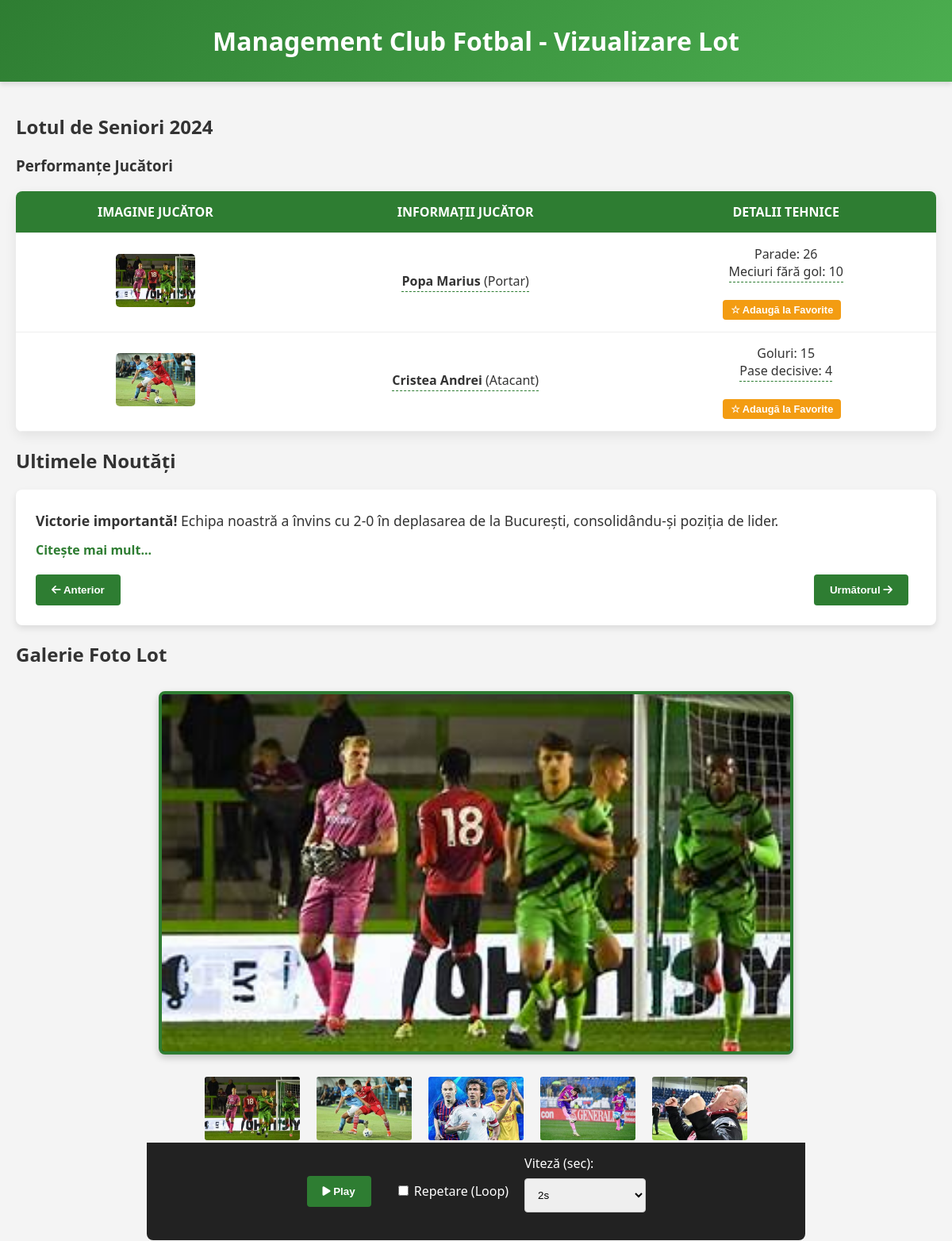
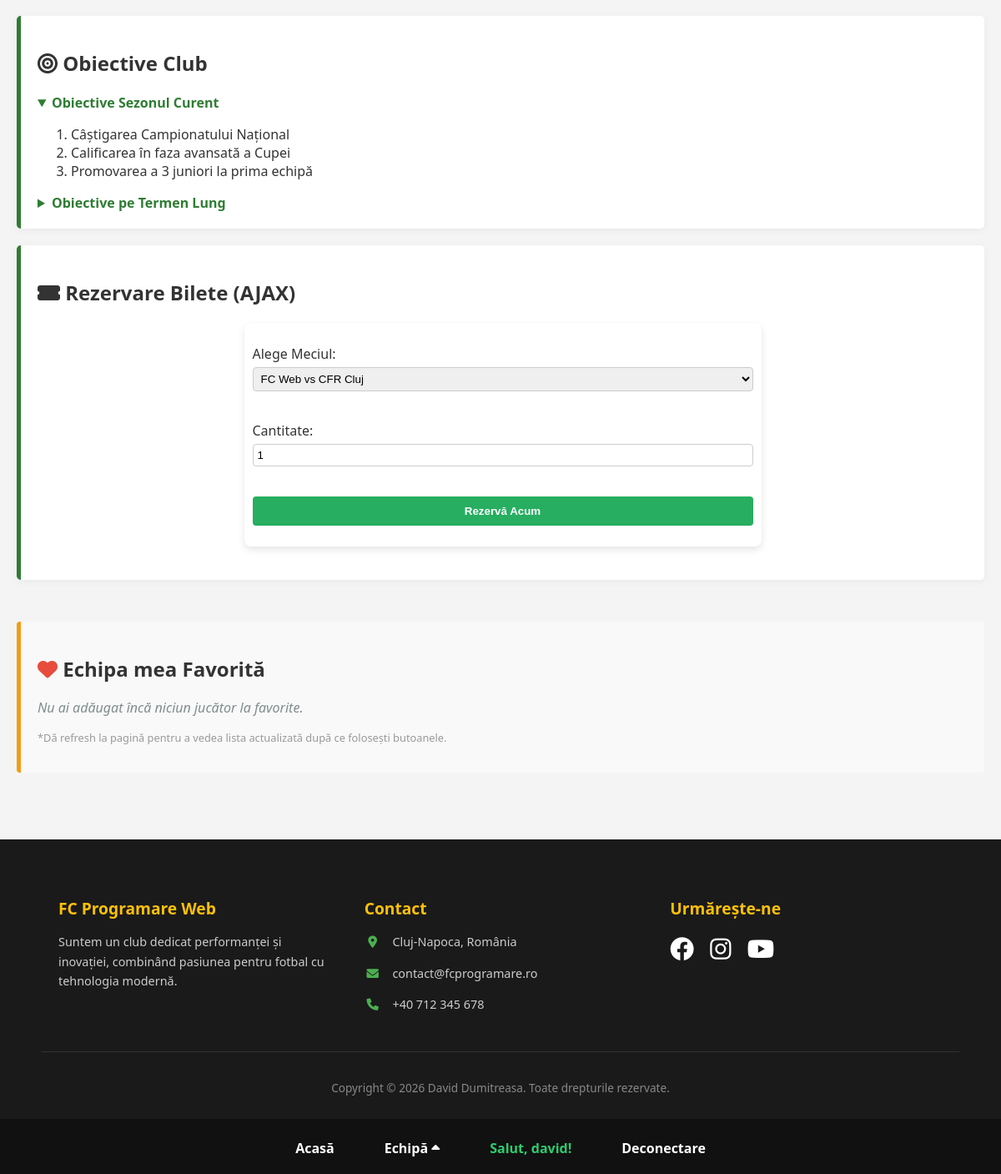
/index.php (signed in), run on the app's committed database (2 pictures, top to bottom).
### tables this page shows
CREATE TABLE `jucatori` (
  `id` int(11) NOT NULL,
  `nume_jucator` varchar(100) NOT NULL,
  `pozitie` varchar(50) NOT NULL,
  `poza` varchar(255) NOT NULL,
  `statistica1` varchar(100) NOT NULL,
  `statistica2` varchar(100) NOT NULL
);

### index.php (the view, shortened to what this page needs)
<?php
require_once 'conexiune.php';
$sql_jucatori = "SELECT * FROM jucatori";
$rezultat_jucatori = mysqli_query($conn, $sql_jucatori);
?>
<!DOCTYPE html>
<html lang="ro">
<head>
    <link rel="stylesheet" href="stil.css">
    <link rel="stylesheet" href="https://cdnjs.cloudflare.com/ajax/libs/font-awesome/6.0.0/css/all.min.css">
</head>
<body>
    <header>
        <h1>Management Club Fotbal - Vizualizare Lot</h1>
    </header>
    <nav>
        <ul class="menu-principal">
            <li><a href="index.php">Acasă</a></li>
            <li class="are-submeniu">
                <a href="#">Echipă <i class="fas fa-caret-up"></i></a>
            </li>
            <?php if (isset($_SESSION['user_id'])): ?>
                <li><a href="#" style="color: #2ecc71;">Salut, <?php echo $_SESSION['user_nume']; ?>!</a></li>
                <li><a href="logout.php">Deconectare</a></li>
            <?php else: ?>
                <li><a href="autentificare.php">Autentificare</a></li>
            <?php endif; ?>
        </ul>
    </nav>
    <main>
        <section>
            <h2>Lotul de Seniori 2024</h2>
            <article>
                <h3>Performanțe Jucători</h3>
                <div class="container-tabel-responsive">
                    <table id="tabel-jucatori">
                        <thead>
                            <tr>
                                <th>Imagine Jucător</th>
                                <th>Informații Jucător</th>
                                <th>Detalii Tehnice</th>
                            </tr>
                        </thead>
                        <tbody>
                            <?php
                            if (mysqli_num_rows($rezultat_jucatori) > 0) {
                                while($jucator = mysqli_fetch_assoc($rezultat_jucatori)) {
                                    ?>
                                    <tr>
                                        <td>
                                            <div class="element-cu-tooltip">
                                                <img src="<?php echo htmlspecialchars($jucator['poza']); ?>" alt="Jucător" class="img-tabel">
                                            </div>
                                        </td>
                                        <td>
                                            <div class="element-cu-tooltip text-tabel">
                                                <strong><?php echo htmlspecialchars($jucator['nume_jucator']); ?></strong> (<?php echo htmlspecialchars($jucator['pozitie']); ?>)
                                            </div>
                                        </td>
                                        <td>
                                            <div class="element-cu-tooltip text-tabel">
                                                <?php echo htmlspecialchars($jucator['statistica1']); ?> <br>
                                                <?php echo htmlspecialchars($jucator['statistica2']); ?>
                                            </div>
                                            <br><br>
                                            <?php
                                            $este_favorit = isset($_SESSION['favorite']) && in_array($jucator['id'], $_SESSION['favorite']);
                                            $text_buton = $este_favorit ? "⭐ Elimină" : "☆ Adaugă la Favorite";
                                            $culoare_buton = $este_favorit ? "#e74c3c" : "#f39c12";
                                            ?>
                                            <button class="btn-favorit" data-id="<?php echo $jucator['id']; ?>" style="background: <?php echo $culoare_buton; ?>; color: white; border: none; padding: 5px 10px; cursor: pointer; border-radius: 4px; font-size: 0.8em;">
                                                <span class="text-buton"><?php echo $text_buton; ?></span>
                                            </button>
                                        </td>
                                    </tr>
                                    <?php
                                }
                            } else {
                                echo "<tr><td colspan='3' style='text-align:center;'>Nu există jucători în baza de date.</td></tr>";
                            }
                            ?>
                        </tbody>
                    </table>
                </div>
            </article>
        </section>
        <section>
            <h2>Ultimele Noutăți</h2>
            <div class="stiri-container">
                <ul id="lista-stiri">
                    <li class="stire-activa">
                        <div><strong>Victorie importantă!</strong> Echipa noastră a învins cu 2-0 în deplasarea de la București, consolidându-și poziția de lider.</div>
                        <a href="#">Citește mai mult...</a>
                    </li>
                </ul>
                <div class="stiri-controale">
                    <button id="btn-prev" type="button"><i class="fas fa-arrow-left"></i> Anterior</button>
                    <button id="btn-next" type="button">Următorul <i class="fas fa-arrow-right"></i></button>
                </div>
            </div>
        </section>
        <section>
            <h2>Galerie Foto Lot</h2>
            <div class="css-slider" id="slider-jucatori">
                <img src="imagine_portar.jfif" class="thumb t1" alt="Portar">
                <img src="imagine_atacant.jfif" class="thumb t2" alt="Atacant">
                <img src="imagine mijlocas.jfif" class="thumb t3" alt="Mijlocas">
                <img src="imagine fundas.jfif" class="thumb t4" alt="Fundas">
                <img src="imagine antrenor.jfif" class="thumb t5" alt="Antrenor">
                <div class="large-view">
                    <img src="imagine_portar.jfif" class="large-img l1" alt="Portar Mare">
                </div>
            </div>
            <div class="slider-controle-js">
                <button id="btn-play-pause" type="button">
                    <i class="fas fa-play"></i> Play
                </button>
                <label>
                    <input type="checkbox" id="check-repetare"> Repetare (Loop)
                </label>
                <label>
                    Viteză (sec):
                    <select id="select-interval">
                        <option value="2000" selected>2s</option>
                    </select>
                </label>
            </div>
        </section>
        <aside>
            <div class="widget-card">
                <h2><i class="fas fa-bullseye"></i> Obiective Club</h2>
                <details open>
                    <summary><strong>Obiective Sezonul Curent</strong></summary>
                    <ol type="1">
                        <li>Câștigarea Campionatului Național</li>
                        <li>Calificarea în faza avansată a Cupei</li>
                        <li>Promovarea a 3 juniori la prima echipă</li>
                    </ol>
                </details>
                <details style="margin-top: 10px;">
                    <summary><strong>Obiective pe Termen Lung</strong></summary>
                </details>
            </div>
            <div class="widget-card" style="margin-top: 20px;">
                <h2><i class="fas fa-ticket-alt"></i> Rezervare Bilete (AJAX)</h2>
                <form id="form-rezervare" style="padding: 10px;">
                    <p>
                        <label>Alege Meciul:</label><br>
                        <select id="meci-rezervare" style="width:100%; padding: 5px; margin-top:5px;">
                            <option value="FC Web vs CFR Cluj">FC Web vs CFR Cluj</option>
                        </select>
                    </p>
                    <p>
                        <label>Cantitate:</label><br>
                        <input type="number" id="nr-bilete" min="1" max="10" value="1" style="width:100%; padding: 5px; margin-top:5px;">
                    </p>
                    <button type="submit" style="background:#27ae60; color:white; border:none; padding:10px; cursor:pointer; width:100%; border-radius: 4px;">
                        Rezervă Acum
                    </button>
                </form>
            </div>
        </aside>
        <?php if (isset($_SESSION['user_id'])): ?>
        <section id="sectiune-favorite" style="margin-top: 50px; background: #f9f9f9; padding: 20px; border-left: 5px solid #f39c12; border-radius: 4px;">
            <h2><i class="fas fa-heart" style="color: #e74c3c;"></i> Echipa mea Favorită</h2>
            <div id="lista-nume-favorite" style="margin-top: 15px;">
                <?php
                if (!empty($_SESSION['favorite'])) {
                    $ids = implode(',', $_SESSION['favorite']);
                    $sql_fav = "SELECT nume_jucator FROM jucatori WHERE id IN ($ids)";
                    $res_fav = mysqli_query($conn, $sql_fav);
                    if ($res_fav && mysqli_num_rows($res_fav) > 0) {
                        while($fav = mysqli_fetch_assoc($res_fav)) {
                            echo "<span class='tag-jucator' style='background:#e0e0e0; padding:8px 15px; margin-right:10px; border-radius:20px; display:inline-block; margin-bottom:10px; font-weight: bold;'>" . htmlspecialchars($fav['nume_jucator']) . "</span>";
                        }
                    }
                } else {
                    echo "<p id='mesaj-gol-fav' style='color: #7f8c8d; font-style: italic;'>Nu ai adăugat încă niciun jucător la favorite.</p>";
                }
                ?>
            </div>
            <p style="font-size: 0.8em; color: #999; margin-top: 10px;">*Dă refresh la pagină pentru a vedea lista actualizată după ce folosești butoanele.</p>
        </section>
        <?php endif; ?>
    </main>
    <footer>
        <div class="footer-content">
            <div class="footer-sectiune">
                <h3>FC Programare Web</h3>
                <p>Suntem un club dedicat performanței și inovației, combinând pasiunea pentru fotbal cu tehnologia modernă.</p>
            </div>
            <div class="footer-sectiune">
                <h3>Contact</h3>
                <p><i class="fas fa-map-marker-alt"></i> Cluj-Napoca, România</p>
                <p><i class="fas fa-envelope"></i> contact@fcprogramare.ro</p>
                <p><i class="fas fa-phone"></i> +40 712 345 678</p>
            </div>
            <div class="footer-sectiune">
                <h3>Urmărește-ne</h3>
                <div class="social-icons">
                    <a href="#"><i class="fab fa-facebook"></i></a>
                    <a href="#"><i class="fab fa-instagram"></i></a>
                    <a href="#"><i class="fab fa-youtube"></i></a>
                </div>
            </div>
        </div>
        <div class="footer-bottom">
            <p>Copyright &copy; 2026 David Dumitreasa. Toate drepturile rezervate.</p>
        </div>
    </footer>
</body>
</html>

### data on the page
jucatori: poza (picture), nume_jucator "Popa Marius", pozitie "Portar", statistica1 "Parade: 26", statistica2 "Meciuri fără gol: 10", text_buton "☆ Adaugă la Favorite"
jucatori: poza (picture), nume_jucator "Cristea Andrei", pozitie "Atacant", statistica1 "Goluri: 15", statistica2 "Pase decisive: 4", text_buton "☆ Adaugă la Favorite"

### other printed values
$_SESSION['user_nume'] "david"
